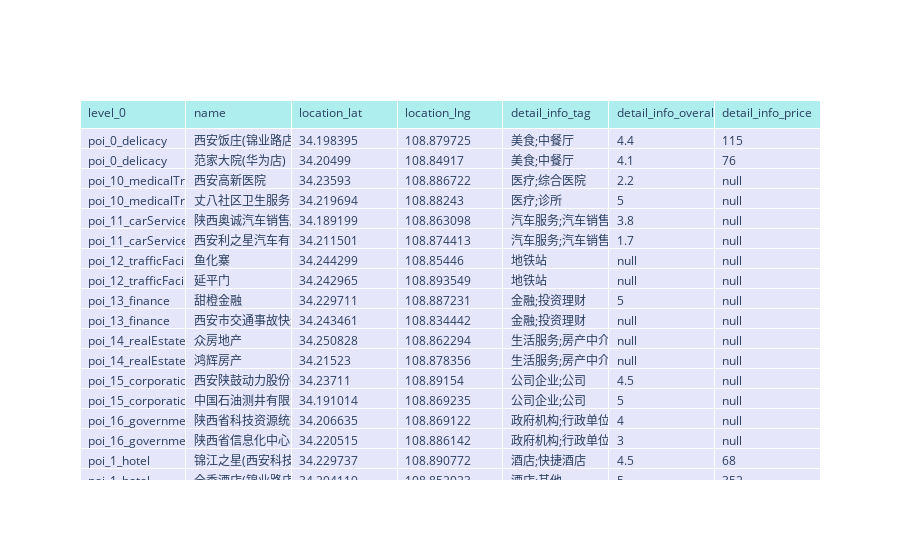

The cell this chart's notebook holds for it:
### Markdown cell above
#### 1.4.2 用plotly表格显示DataFrame数据

print()是查看数据最为主要的方式，主要用于代码调试。当需要展示数据时，对于DataFrame格式的数据可以直接使用plotly转换为表格形式，因为POI数据有万行之多，仅显示每一一级行业分类(含17类)的前两行的内容，总共$2\times17=34$行。为方便调用，将其功能定义为一个函数。提取数据时，因为数据格式是多重索引DataFrame，因此使用pandas.IndexSlice()函数辅助执行多重索引切分。同时用plotly显示表格时，如果时多重索引则会显示错误，因此需要df.reset_index()重置索引。plotly也不能够显示'geometry'几何对象，在列提取时需要移除该列。

### Code cell
df=poi_gpd.loc[pd.IndexSlice[:,:2],:]
df=df.reset_index()
column_extraction=['level_0','name', 'location_lat', 'location_lng', 'detail_info_tag','detail_info_overall_rating', 'detail_info_price']

def ployly_table(df,column_extraction):
    import plotly.graph_objects as go
    import pandas as pd
    '''funciton-使用plotly以表格形式显示DataFrame格式数据'''
    fig = go.Figure(data=[go.Table(
        header=dict(values=column_extraction,
                    fill_color='paleturquoise',
                    align='left'),
        cells=dict(values=df[column_extraction].values.T.tolist(), #values参数的值为按列的嵌套列表，因此需要使用参数.T反转数组
                   fill_color='lavender',
                   align='left'))
    ])
    fig.show()    
ployly_table(df,column_extraction)

### Figure 1 — Plotly figure (JSON) as saved in the notebook; plotly's stock layout.template omitted (floating-point values rounded to 4 significant figures; data arrays with more than 128 entries replaced by an {"elided": "..."} marker saying what was removed)
{"data": [{"cells": {"align": "left", "fill": {"color": "lavender"}, "values": {"elided": "7x34 mixed values"}}, "header": {"align": "left", "fill": {"color": "paleturquoise"}, "values": ["level_0", "name", "location_lat", "location_lng", "detail_info_tag", "detail_info_overall_rating", "detail_info_price"]}, "type": "table"}], "layout": {"autosize": true}}
